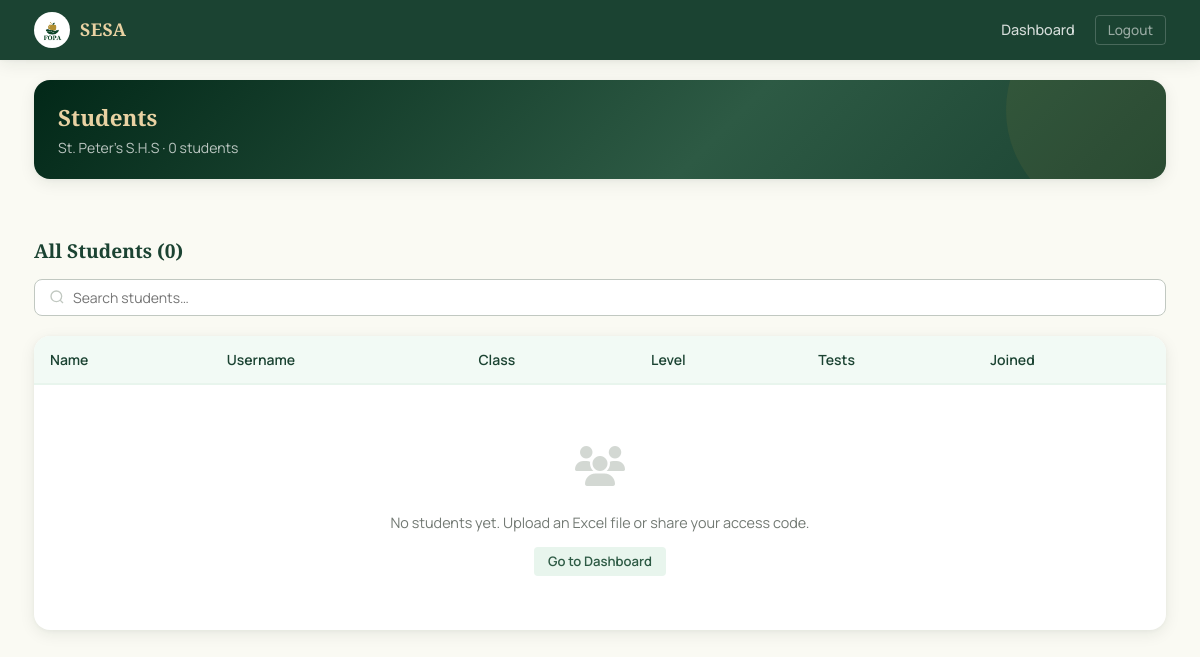
/school/1/students (signed in), run on an earlier commit of the app's database.
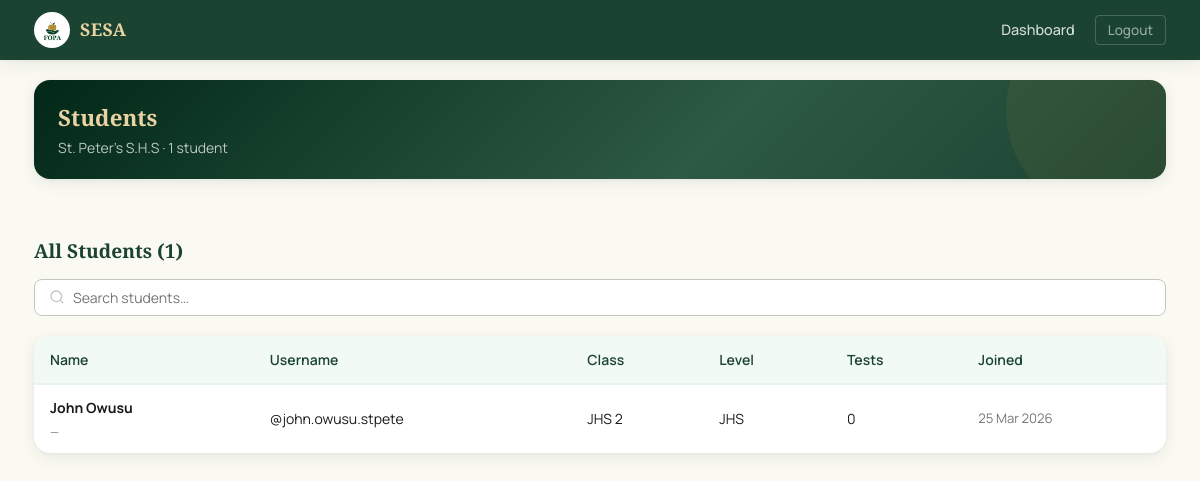
And on a later commit of the database.
### app/models/account.py (models this page shows, shortened)
class Accounts(UserMixin, db.Model):
    __tablename__ = 'accounts'
    id = db.Column(db.Integer, primary_key=True)
    fname = db.Column(db.String(100), nullable=False)
    lname = db.Column(db.String(100), nullable=False)
    email = db.Column(db.String(120), unique=True, nullable=True, index=True)
    username = db.Column(db.String(50), unique=True, nullable=False, index=True)
    password = db.Column(db.String(256), nullable=False)
    school_name = db.Column(db.String(200), nullable=True)
    gender = db.Column(db.String(20), nullable=True)
    birthdate = db.Column(db.Date, nullable=True)
    last_login = db.Column(db.DateTime, nullable=True)
    created_at = db.Column(db.DateTime, default=lambda: datetime.now(timezone.utc))
    school_id = db.Column(
        db.Integer,
        db.ForeignKey('school.id', ondelete='CASCADE', name='fk_accounts_school_id'),
        nullable=True,
        index=True
    )
    class_group = db.Column(db.String(50), nullable=True)   # e.g. "Form 2A", "JHS 3B"
    level = db.Column(db.String(20), nullable=True)          # jhs | shs | university
    claim_code_hash  = db.Column(db.String(256), nullable=True)
    claim_code_plain = db.Column(db.String(20),  nullable=True)
    is_claimed       = db.Column(db.Boolean, default=True, nullable=False, server_default='1')
    is_admin = db.Column(db.Boolean, default=False, nullable=False)
    is_counsellor = db.Column(db.Boolean, default=False, server_default='0', nullable=False)
    failed_attempts = db.Column(db.Integer, default=0, server_default='0', nullable=False)
    locked_until = db.Column(db.DateTime, nullable=True)  # NULL = not locked
    phone = db.Column(db.String(20), nullable=True)
    consent_given = db.Column(db.Boolean, default=False, nullable=False, server_default='0')
    consent_given_at = db.Column(db.DateTime, nullable=True)
    consent_version = db.Column(db.String(10), nullable=True)  # e.g. 'v1.0'
    test_results = db.relationship(
        'TestResult',
        backref='account',
        lazy='dynamic',
        cascade='all, delete-orphan'
    )
    LOCKOUT_THRESHOLD = 5      # failed attempts before lockout
    LOCKOUT_MINUTES   = 15     # minutes locked after threshold reached

### app/routes/main.py (the view)
@main_bp.route('/school/<int:school_id>/students')
@school_login_required
@subscription_required
def school_students(school_id):
    school = _get_school_from_session()
    if current_user.is_authenticated and current_user.is_super_admin:
        abort(403)
    elif school and school.id == school_id:
        pass
    else:
        flash('Please log in as a school administrator.', 'warning')
        return redirect(url_for('auth.school_login'))
    accounts_q = (Accounts.query
                  .filter_by(school_id=school.id)
                  .order_by(Accounts.fname))
    total_students = accounts_q.count()
    student_page = request.args.get('student_page', 1, type=int)
    students_pagination = accounts_q.paginate(page=student_page, per_page=25, error_out=False)
    return render_template(
        'main/school_students.html',
        school=school,
        students_pagination=students_pagination,
        total_students=total_students,
    )

### app/models/school.py (called while the page is built)
    @property
    def subscription_active(self):
        if not self.subscription_paid:
            return False
        if self.subscription_expires is None:
            return True
        now = datetime.now(timezone.utc)
        expires = self.subscription_expires
        if expires.tzinfo is None:
            expires = expires.replace(tzinfo=timezone.utc)
        return now < expires

### app/routes/main.py (called while the page is built)
def _get_school_from_session():
    school_id = session.get('school_id')
    return School.query.get(school_id) if school_id else None

### app/templates/main/school_students.html (shortened to what this page needs)
{% extends 'base.html' %}
{% block nav_links %}
  <li><a href="{{ url_for('main.school_dashboard', school_id=school.id) }}">Dashboard</a></li>
  <li><a href="{{ url_for('auth.logout') }}" class="btn-nav-logout">Logout</a></li>
{% endblock %}
{% block body %}
<div class="container" style="padding-bottom: 48px;">
  <div class="page-context">
    <h1>Students</h1>
    <p>{{ school.school_name }} · {{ total_students }} student{{ 's' if total_students != 1 }}</p>
  </div>
  <div class="section">
    <div class="section-head">
      <h2>All Students ({{ total_students }})</h2>
      <div class="search-box" style="width:100%;">
        <svg width="16" height="16" viewBox="0 0 24 24" fill="none" stroke="currentColor" stroke-width="2"><circle cx="11" cy="11" r="8"/><line x1="21" y1="21" x2="16.65" y2="16.65"/></svg>
        <input type="text" id="studentSearch" data-school-id="{{ school.id }}" placeholder="Search students…">
      </div>
    </div>
    <div class="card">
      <div class="table-wrapper">
        <table class="table">
          <thead>
            <tr>
              <th>Name</th>
              <th>Username</th>
              <th>Class</th>
              <th>Level</th>
              <th>Tests</th>
              <th>Joined</th>
            </tr>
          </thead>
          <tbody>
            {% for acc in students_pagination.items %}
            <tr>
              <td data-label="Name"><strong>{{ acc.fname }} {{ acc.lname }}</strong><br><small style="color:var(--gray-500)">{{ acc.email or '—' }}</small></td>
              <td data-label="Username">@{{ acc.username }}</td>
              <td data-label="Class">{{ acc.class_group or '—' }}</td>
              <td data-label="Level">{{ acc.level.upper() if acc.level else '—' }}</td>
              <td data-label="Tests">{{ acc.test_results.count() }}</td>
              <td data-label="Joined" style="color:var(--gray-500); font-size:0.82rem;">{{ acc.created_at.strftime('%d %b %Y') }}</td>
            </tr>
            {% else %}
            <tr>
              <td colspan="6" class="td-empty-state" style="padding:0; border:none;">
                <div class="empty-state">
                  <div class="empty-state-icon"><i class="fa-solid fa-users" style="color:var(--gray-300);"></i></div>
                  <p>No students yet. Upload an Excel file or share your access code.</p>
                  <a href="{{ url_for('main.school_dashboard', school_id=school.id) }}" class="btn btn-secondary btn-sm" style="margin-top:12px;">Go to Dashboard</a>
                </div>
              </td>
            </tr>
            {% endfor %}
          </tbody>
        </table>
      </div>
    </div>
  </div>
</div>
{% endblock %}

What changed in the data, as far as the page shows it:
added Accounts: fname "John", lname "Owusu", email "—", username "john.owusu.stpete", class_group "JHS 2", level "JHS", test_results.count "0", created_at "25 Mar 2026"
Also different on the page:
{{ total_students }}: "0" → "1"
{{ 's' if total_students != 1 }}: "s" → (not shown)
text no longer shown: "No students yet. Upload an Excel file or share your access code. Go to Dashboard"
